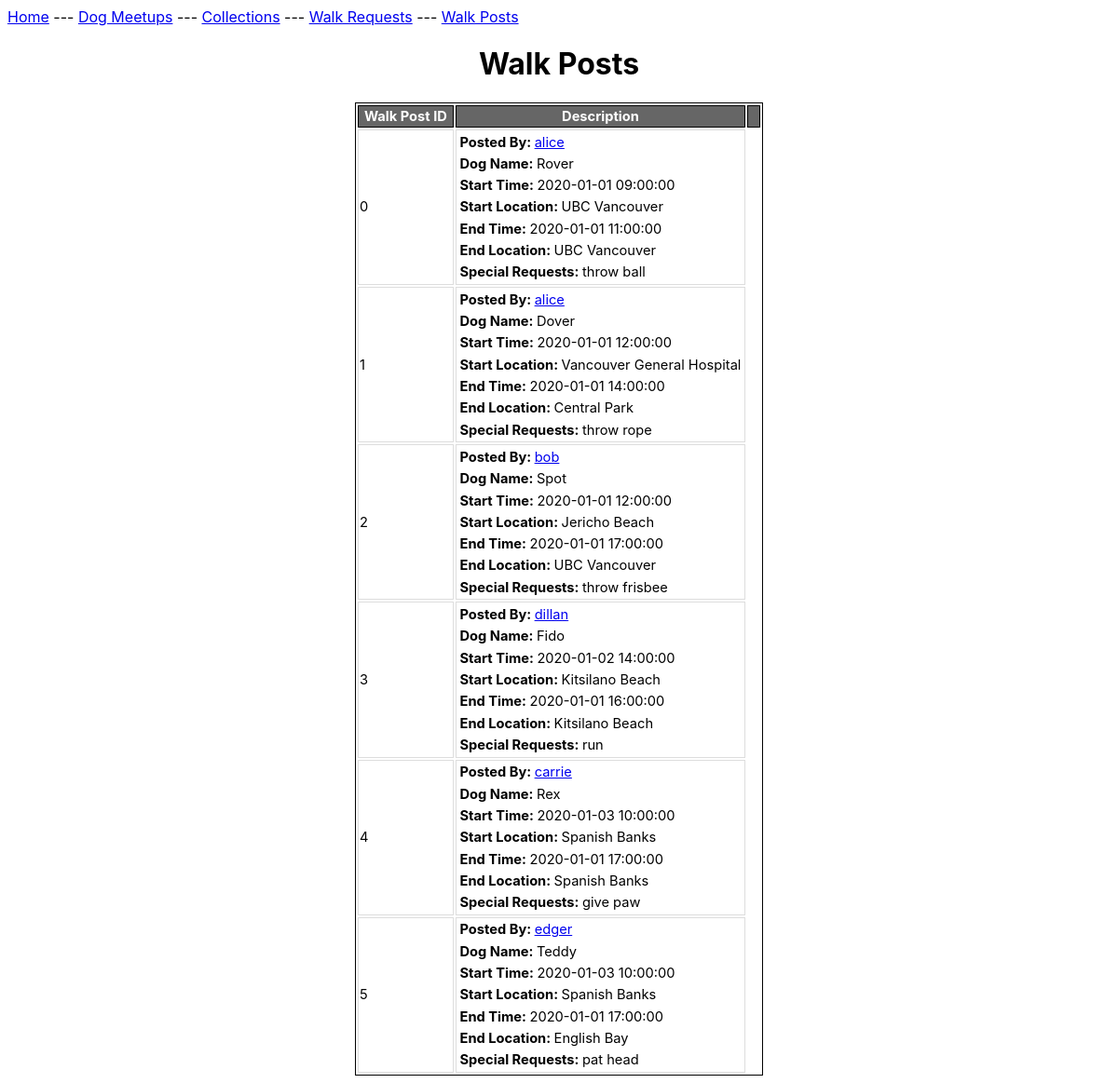
/viewposts.php, run on the app's committed database.
### tables this page shows
CREATE TABLE WalkPost
( owner VARCHAR(20),
 dog VARCHAR(20),
 referenceID INTEGER,
 startLocn VARCHAR(100),
 endLocn VARCHAR(100),
 startTime TIMESTAMP, 
 endTime TIMESTAMP,
 booked BOOLEAN,
 completed BOOLEAN,
 specialRequests VARCHAR(255),
 PRIMARY KEY (referenceID),
 FOREIGN KEY (owner) REFERENCES DogOwner(username) ON DELETE CASCADE,
 FOREIGN KEY (dog) REFERENCES Dog(name) ON DELETE CASCADE );

### viewposts.php (the view, shortened to what this page needs)
<html>
</html>
<div class="menu">
<a href="index.html">Home</a> ---
<a href="dogmeetups.php">Dog Meetups</a> ---
<a href="collections.php">Collections</a> ---
<a href="viewrequests.php">Walk Requests</a> ---
<a href="viewposts.php">Walk Posts</a>
</div>
<center>
<h1>Walk Posts</h1>
<?php
$conn = OpenCon();
$usertype = isset($_SESSION["usertype"])? $_SESSION["usertype"] : "";
$user = isset($_SESSION["user"])? $_SESSION["user"] : "";
function generateTable($result, $booked) {
    $usertype = isset($_SESSION["usertype"])? $_SESSION["usertype"] : "";
    if ($result->num_rows > 0) {
        echo "<table><tr>
        <th class='border-class'>Walk Post ID</th>
        <th class='border-class'>Description</th>";
        echo "<th class='borderclass'></th></tr>";
        while($row = $result->fetch_assoc()) {
        echo "<tr>
        <td class='borderclass'>".$row["referenceid"]."</td>
        <td class='borderclass'>
        <div style='padding: 2pt'><b>Posted By: </b><a href='owner.php?owner=".$row['owner']."'>".$row["owner"]."</a></div>
        <div style='padding: 2pt'><b>Dog Name: </b>".$row["dog"]."</div>
        <div style='padding: 2pt'><b>Start Time: </b>".$row["starttime"]."</div>
        <div style='padding: 2pt'><b>Start Location: </b>".$row["startlocn"]."</div>
        <div style='padding: 2pt'><b>End Time: </b>".$row["endtime"]."</div>
        <div style='padding: 2pt'><b>End Location: </b>".$row["endlocn"]."</div>
        <div style='padding: 2pt'><b>Special Requests: </b>".$row["specialrequests"]."</div>
        </td>";
        if ($usertype === "owner") {
            if ($booked) {
            echo "
            <td class='borderclass'>
            <a href='walker.php?walker=".$row['walkerid']."'>".$row['walkerid']."</a>
            </td>
            <td class='borderclass'>
            <form action='viewposts.php' method='post'>
            <input type='hidden' name='refid' value='".$row["referenceid"]."'>
            <button style='width: 80px' type='submit' name='markcomplete' style='background-color: #4CAF50'>Mark as Complete</button>
            </form>
            </td>";
            }
            else {
                echo "
            <td class='borderclass'>
            <form action='viewposts.php' method='post'>
            <input type='hidden' name='refid' value='".$row["referenceid"]."'>
            <button type='submit' name='editpost' style='width: 80px;'>Edit</button>
            </form></td>";
                echo "
            <td class='borderclass'>
            <form action='viewposts.php' method='post'>
            <input type='hidden' name='refid' value='".$row["referenceid"]."'>
            <button type='submit' name='deletepost' style='width: 80px; background-color: #F00'>Delete</button>
            </form></td>";
            }
            echo "</tr>";
        }
        else {
            echo "</tr>";
        }
        }
        echo "</table>";
    } else {
    echo "No results to show.<br><br>";
    }
}
if (array_key_exists('requestwalk', $_POST)) {
    $walkid = $_POST['walkid'];
    echo "<h2>Sending Walk Request for Walk ID = $walkid :</h2>";
    echo "<div> Message to the owner: </div>";
    echo "<form action='viewposts.php' method='post'>
    <input type='hidden' name='walkid' value='".$walkid."'>
    <textarea class='text' placeholder='Eg. Hi! I am very interested in walking your dog :)' cols='70' rows ='5' name='message'></textarea>
    <br><br>
    <button type='submit' name='submitrequest' value='Submit Request'>Submit Request</button>
   </form>";
}
else {
    if ($usertype === "owner") {
        echo "<form action='addwalk.php'>
        <button type='submit' style='padding: 15px 20px; font-size: 18px'>+ Add Walk</button>
        </form>";
        echo "<h2>Booked Walks:</h2>";
        $sql = "SELECT wp.referenceid as referenceid, wp.owner as owner,
        wp.dog as dog,
        wp.starttime as starttime, wp.startlocn as startlocn,
        wp.endtime as endtime, wp.endlocn as endlocn,
        wp.specialrequests as specialrequests,
        wp.booked as booked, wp.completed as completed,
        wr.walkerid as walkerid
        FROM walkpost wp, walkrequest wr
        WHERE
        referenceid = walkid AND
        wr.confirmed = 1 AND
        booked = 1 AND
        completed = 0
        AND owner = '$user'";
        $resultbooked = $conn->query($sql);
        generateTable($resultbooked, true);
        echo "<h2>Unbooked Walks:</h2>";
        $sql = "SELECT referenceid, owner, dog, starttime, startlocn, endtime, endlocn, specialrequests, booked, completed
        FROM walkpost WHERE booked = 0 AND completed = 0 AND owner = '$user'";
        $resultunbooked = $conn->query($sql);
        generateTable($resultunbooked, false);
    }
    else {
        $sql = "SELECT referenceid, owner, dog, starttime, startlocn, endtime, endlocn, specialrequests, booked, completed
        FROM walkpost WHERE booked = 0 AND completed = 0";
        $result = $conn->query($sql);
        generateTable($result, false);
    }
}
?>
</center>

### viewposts.php (style rules this page uses)
* { font-family: -apple-system, BlinkMacSystemFont, 'Segoe UI', Roboto, Oxygen, Ubuntu, Cantarell, 'Open Sans', 'Helvetica Neue', sans-serif; }
table { border: 1px solid black; }
th { font-size: 11pt; background: #666; color: #FFF; padding: 2px 6px; border-collapse: separate; border: 1px solid #000; }
td { font-size: 11pt; border: 1px solid #DDD; color: black; }

### data on the page
walkpost: referenceID "0", owner "alice", dog "Rover", startTime "2020-01-01 09:00:00", startLocn "UBC Vancouver", endTime "2020-01-01 11:00:00", endLocn "UBC Vancouver", specialRequests "throw ball"
walkpost: referenceID "1", owner "alice", dog "Dover", startTime "2020-01-01 12:00:00", startLocn "Vancouver General Hospital", endTime "2020-01-01 14:00:00", endLocn "Central Park", specialRequests "throw rope"
walkpost: referenceID "2", owner "bob", dog "Spot", startTime "2020-01-01 12:00:00", startLocn "Jericho Beach", endTime "2020-01-01 17:00:00", endLocn "UBC Vancouver", specialRequests "throw frisbee"
walkpost: referenceID "3", owner "dillan", dog "Fido", startTime "2020-01-02 14:00:00", startLocn "Kitsilano Beach", endTime "2020-01-01 16:00:00", endLocn "Kitsilano Beach", specialRequests "run"
walkpost: referenceID "4", owner "carrie", dog "Rex", startTime "2020-01-03 10:00:00", startLocn "Spanish Banks", endTime "2020-01-01 17:00:00", endLocn "Spanish Banks", specialRequests "give paw"
walkpost: referenceID "5", owner "edger", dog "Teddy", startTime "2020-01-03 10:00:00", startLocn "Spanish Banks", endTime "2020-01-01 17:00:00", endLocn "English Bay", specialRequests "pat head"
